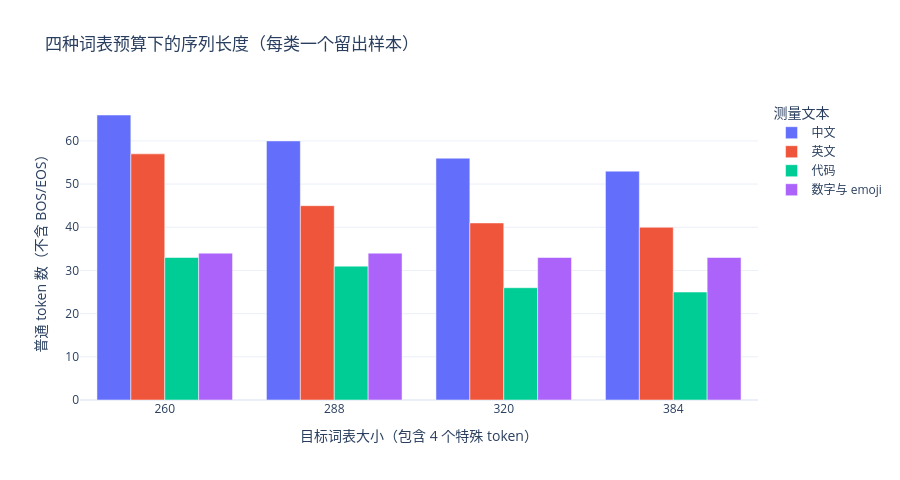

Notebook code cell kept with this figure:
### Markdown cell above
### 用 Plotly 观察变化

横轴是请求的词表预算，悬停显示实际大小。比较同一种文本在不同预算下的变化；这里不同领域各只有一个长度不同的样本，不应把柱子的高低当成语言排名。

### Code cell
import plotly.graph_objects as go
fig = go.Figure()
for domain in evaluation_texts:
    rows = [row for row in measurements if row["domain"] == domain]
    fig.add_bar(
        name=domain,
        x=[str(row["budget"]) for row in rows],
        y=[row["tokens"] for row in rows],
        customdata=[[row["actual_vocab"], row["bytes_per_token"]] for row in rows],
        hovertemplate="词表预算: %{x}<br>实际词表: %{customdata[0]}"
                      "<br>token 数: %{y}<br>bytes/token: %{customdata[1]:.3f}"
                      "<extra>%{fullData.name}</extra>",
    )
fig.update_layout(
    title="四种词表预算下的序列长度（每类一个留出样本）",
    xaxis_title="目标词表大小（包含 4 个特殊 token）",
    yaxis_title="普通 token 数（不含 BOS/EOS）",
    legend_title="测量文本",
    barmode="group",
    template="plotly_white",
    height=480,
)
fig.show()

### Figure 1 — Plotly figure (JSON) as saved in the notebook; plotly's stock layout.template omitted (floating-point values rounded to 4 significant figures)
{"data": [{"customdata": [[260, 1.0], [288, 1.1], [320, 1.179], [337, 1.245]], "hovertemplate": "词表预算: %{x}<br>实际词表: %{customdata[0]}<br>token 数: %{y}<br>bytes/token: %{customdata[1]:.3f}<extra>%{fullData.name}</extra>", "name": "中文", "type": "bar", "x": ["260", "288", "320", "384"], "y": [66, 60, 56, 53]}, {"customdata": [[260, 1.0], [288, 1.267], [320, 1.39], [337, 1.425]], "hovertemplate": "词表预算: %{x}<br>实际词表: %{customdata[0]}<br>token 数: %{y}<br>bytes/token: %{customdata[1]:.3f}<extra>%{fullData.name}</extra>", "name": "英文", "type": "bar", "x": ["260", "288", "320", "384"], "y": [57, 45, 41, 40]}, {"customdata": [[260, 1.0], [288, 1.065], [320, 1.269], [337, 1.32]], "hovertemplate": "词表预算: %{x}<br>实际词表: %{customdata[0]}<br>token 数: %{y}<br>bytes/token: %{customdata[1]:.3f}<extra>%{fullData.name}</extra>", "name": "代码", "type": "bar", "x": ["260", "288", "320", "384"], "y": [33, 31, 26, 25]}, {"customdata": [[260, 1.0], [288, 1.0], [320, 1.03], [337, 1.03]], "hovertemplate": "词表预算: %{x}<br>实际词表: %{customdata[0]}<br>token 数: %{y}<br>bytes/token: %{customdata[1]:.3f}<extra>%{fullData.name}</extra>", "name": "数字与 emoji", "type": "bar", "x": ["260", "288", "320", "384"], "y": [34, 34, 33, 33]}], "layout": {"barmode": "group", "height": 480, "legend": {"title": {"text": "测量文本"}}, "title": {"text": "四种词表预算下的序列长度（每类一个留出样本）"}, "xaxis": {"title": {"text": "目标词表大小（包含 4 个特殊 token）"}}, "yaxis": {"title": {"text": "普通 token 数（不含 BOS/EOS）"}}}}
